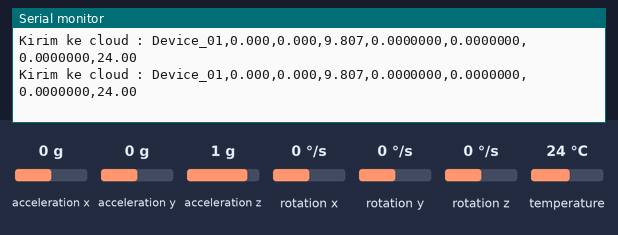
The sketch below on a simulated ESP8266 (NodeMCU). On the bench: the last lines printed to the serial monitor. The inputs (shaded band) are chosen by the test bench; at power-on: acceleration x 0 g, acceleration y 0 g, acceleration z 1 g, rotation x 0 °/s, rotation y 0 °/s, rotation z 0 °/s, temperature 24 °C. WiFi joins after 1.5 s; servers stay silent unless stated; no MQTT or app messages arrive unless stated.

Above: at 2.8 s.
2.9 s: acceleration x set to -1.4 g
At 2.98 s:
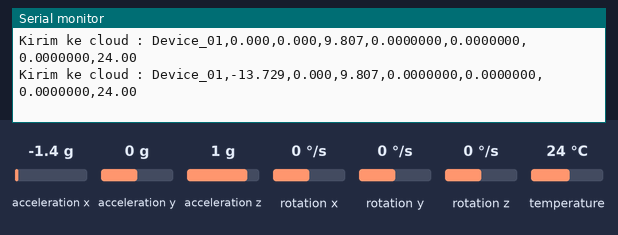
4.4 s: acceleration y set to -1.4 g
At 4.49 s:
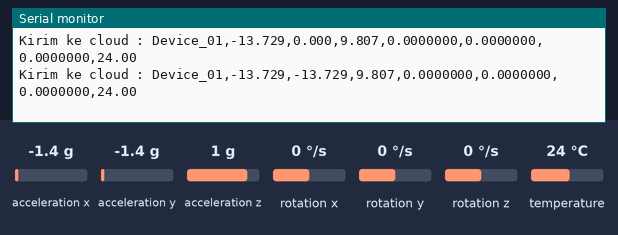
5.9 s: acceleration z set to -1.4 g
At 5.99 s:
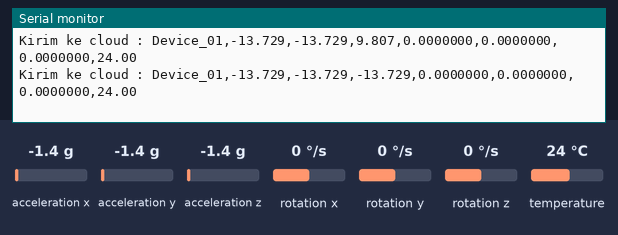
7.4 s: rotation x set to -192 °/s
At 7.49 s:
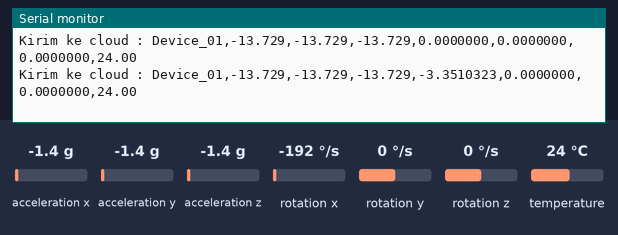
8.9 s: rotation y set to -192 °/s
At 8.9 s:
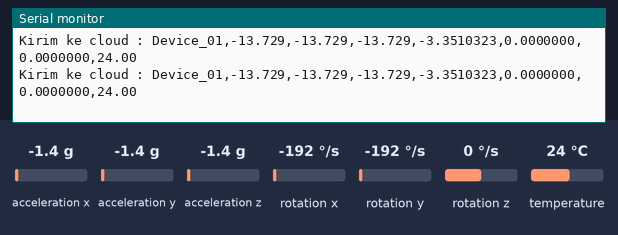

Measured:
- after the input at 2.9 s, the serial monitor: prints a new line after 0.08 s (image 1)
- after the input at 4.4 s, the serial monitor: prints a new line after 0.08 s (image 2)
- after the input at 5.9 s, the serial monitor: prints a new line after 0.08 s (image 3)
- after the input at 7.4 s, the serial monitor: prints a new line after 0.09 s (image 4)

The sketch:

ArduinoFallDetection.ino
```cpp
#include <Adafruit_MPU6050.h>
#include <Adafruit_Sensor.h>
#include <Wire.h>
#include <ESP8266WiFi.h>
#include <PubSubClient.h>
Adafruit_MPU6050 mpu;

#define DEVICE_ID "Device_01"                   // ID perangkat

const char *ssid = "JTI-POLINEMA";//silakan disesuaikan sendiri
const char *password = "jtifast!";//silakan disesuaikan sendiri

const char *mqtt_server = "34.101.62.111";

WiFiClient espClient;
PubSubClient client(espClient);

// long now = millis();
// long lastMeasure = 0;
unsigned long previousMillis = 0;      // Menyimpan waktu terakhir data diterbitkan
const long interval = 100;            // Interval untuk menerbitkan data sensor


void setup_wifi()
{
  delay(10);
  Serial.println();
  Serial.print("Connecting to ");
  Serial.println(ssid);
  WiFi.begin(ssid, password);
  while (WiFi.status() != WL_CONNECTED)
  {
    delay(500);
    Serial.print(".");
  }
  Serial.println("");
  Serial.print("WiFi connected - ESP IP address: ");
  Serial.println(WiFi.localIP());
}

void reconnect()
{
  while (!client.connected())
  {
    Serial.print("Attempting MQTT connection...");
    if (client.connect("ESP8266Client"))
    {
      Serial.println("connected");
    }
    else
    {
      Serial.print("failed, rc=");
      Serial.print(client.state());
      Serial.println(" try again in 5 seconds");
      delay(5000);
    }
  }
}

void setup()
{
  Serial.begin(115200);
  Serial.println("Mqtt Node-RED");
  setup_wifi();
  client.setServer(mqtt_server, 1883);
  Serial.begin(115200);
  while (!Serial)
    delay(10);

  Serial.println("Adafruit MPU6050 test!");

  // Try to initialize!
  if (!mpu.begin()) {
    Serial.println("Failed to find MPU6050 chip");
    while (1) {
      delay(10);
    }
  }
  Serial.println("MPU6050 Found!");
  mpu.setGyroRange(MPU6050_RANGE_500_DEG);
  Serial.print("Gyro range set to: ");
  switch (mpu.getGyroRange()) {
  case MPU6050_RANGE_250_DEG:
    Serial.println("+- 250 deg/s");
    break;
  case MPU6050_RANGE_500_DEG:
    Serial.println("+- 500 deg/s");
    break;
  case MPU6050_RANGE_1000_DEG:
    Serial.println("+- 1000 deg/s");
    break;
  case MPU6050_RANGE_2000_DEG:
    Serial.println("+- 2000 deg/s");
    break;
  }

  mpu.setFilterBandwidth(MPU6050_BAND_21_HZ);
  Serial.print("Filter bandwidth set to: ");
  switch (mpu.getFilterBandwidth()) {
  case MPU6050_BAND_260_HZ:
    Serial.println("260 Hz");
    break;
  case MPU6050_BAND_184_HZ:
    Serial.println("184 Hz");
    break;
  case MPU6050_BAND_94_HZ:
    Serial.println("94 Hz");
    break;
  case MPU6050_BAND_44_HZ:
    Serial.println("44 Hz");
    break;
  case MPU6050_BAND_21_HZ:
    Serial.println("21 Hz");
    break;
  case MPU6050_BAND_10_HZ:
    Serial.println("10 Hz");
    break;
  case MPU6050_BAND_5_HZ:
    Serial.println("5 Hz");
    break;
  }

  Serial.println("");
  delay(100);
}

void loop() {
 if (!client.connected())
  {
    reconnect();
  }
  if (!client.loop())
  {
    client.connect("ESP8266Client");
  }

  unsigned long currentMillis = millis();
  if (currentMillis - previousMillis >= interval) {  // Memeriksa apakah interval waktu telah berlalu
    previousMillis = currentMillis;

    sensors_event_t a, g, temp;
    mpu.getEvent(&a, &g, &temp);

    // Membuat string untuk mengirim semua data sensor
    String sensorData = String(DEVICE_ID) + ","
                      + String(a.acceleration.x, 3) + "," + String(a.acceleration.y, 3) + "," + String(a.acceleration.z, 3) + ","
                      + String(g.gyro.x, 7) + "," + String(g.gyro.y, 7) + "," + String(g.gyro.z, 7) + ","
                      + String(temp.temperature);
    Serial.println("Kirim ke cloud : " + sensorData);
    client.publish("esp/mpu6050/sensors", sensorData.c_str());
  }
}
```
